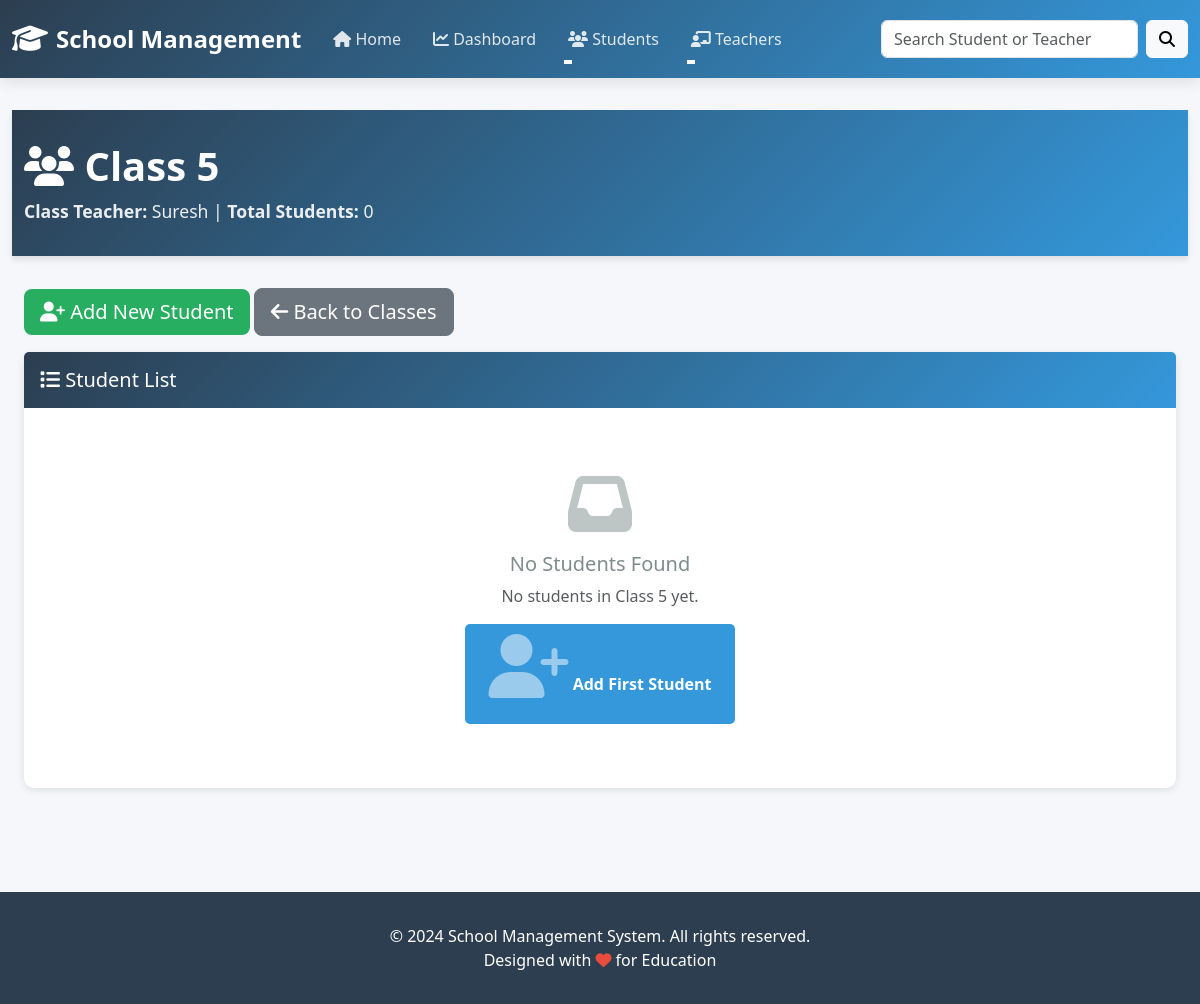
Before: /students/class/5/ with the older database file.
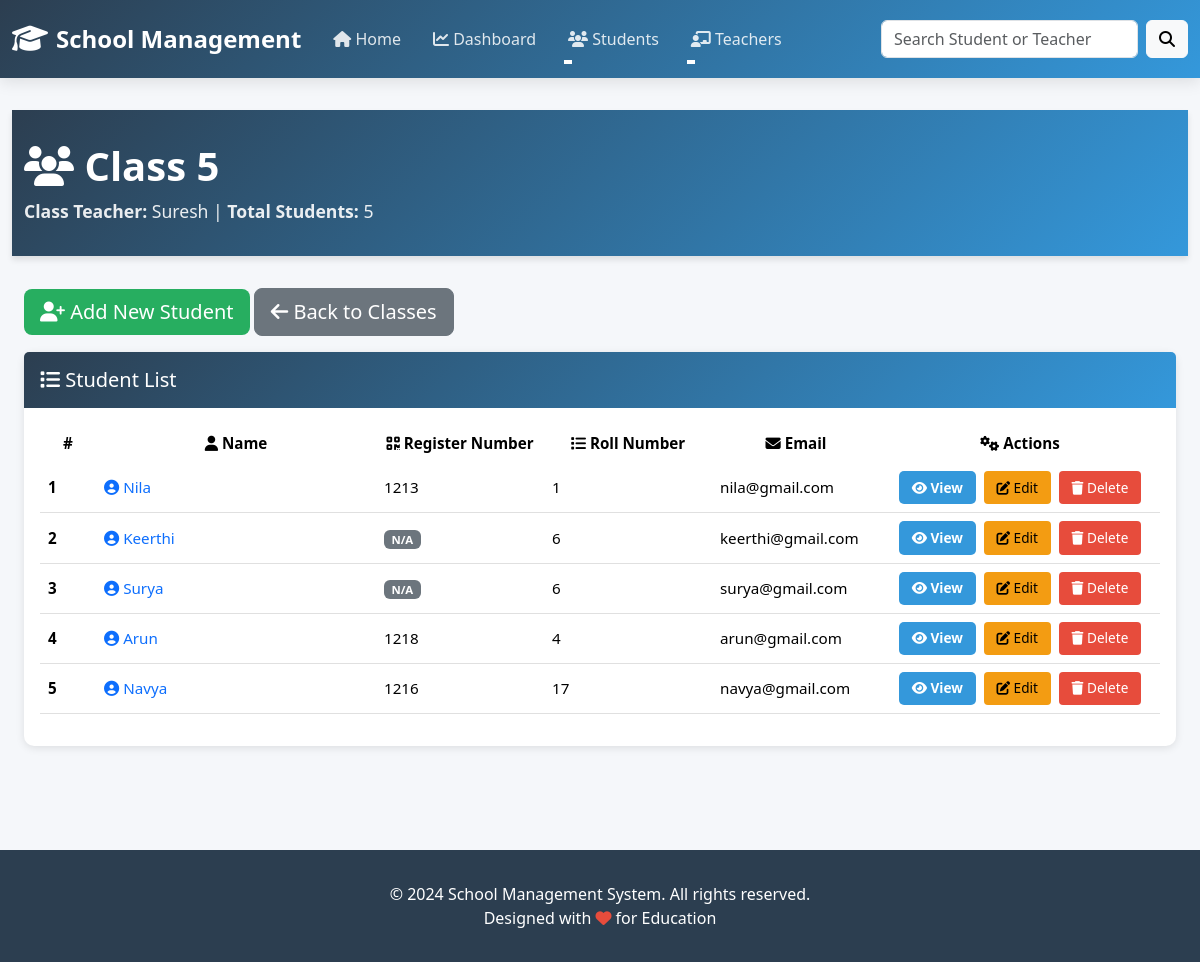
After: the same page with the newer database file.
### students/models.py (models this page shows, shortened)
class Student(models.Model):
    name = models.CharField(max_length=100)
    email = models.EmailField()
    register_number = models.CharField(
    max_length=20,
    null=True,
    blank=True
)
    roll_number = models.IntegerField(
        null=True,
        blank=True
    )
    age = models.IntegerField(
        null=True,
        blank=True
    )
    phone = models.CharField(
        max_length=20,
        null=True,
        blank=True
    )
    address = models.TextField(
        null=True,
        blank=True
    )
    student_class = models.CharField(
        max_length=50
    )
    profile_image = models.ImageField(
        upload_to='students/',
        null=True,
        blank=True
    )

### students/views.py (the view)
# urls.py: path('class/<str:class_no>/', views.student_list, name='student_list'),
def student_list(request, class_no):
    logger.info(f"GET /students/class/{class_no}/ - Student list request for class {class_no}")
    students = Student.objects.filter(student_class=str(class_no))
    student_count = students.count()
    logger.info(f"Retrieved {student_count} students for class {class_no}")
    class_teachers = {
        1: "Anitha",
        2: "Ramesh",
        3: "Priya",
        4: "Deepa",
        5: "Suresh",
        6: "Mini",
        7: "Arun",
        8: "Divya",
        9: "Rajesh",
        10: "Asha"
    }
    class_teacher = class_teachers.get(int(class_no), "Not Assigned")
    logger.info(f"Class {class_no} teacher: {class_teacher}")
    context = get_context_data()
    context.update({
        'students': students,
        'class_name': f'Class {class_no}',
        'class_teacher': class_teacher,
        'student_count': student_count,
    })
    logger.info(f"Student list context prepared with {student_count} students")
    return render(request, 'student_list.html', context)

### students/views.py (called while the page is built)
def get_context_data():
    from teachers.models import Teachers
    total_students = Student.objects.count()
    total_teachers = Teachers.objects.count()
    logger.info(f"get_context_data() - Total Students: {total_students}, Total Teachers: {total_teachers}")
    return {
        'total_students': total_students,
        'total_teachers': total_teachers,
    }

### students/templates/student_list.html (shortened to what the changed rows need)
{% extends "base.html" %}
{% block content %}
<div class="page-header">
    <div class="container-fluid">
        <h1><i class="fas fa-users"></i> {{ class_name }}</h1>
        <p><strong>Class Teacher:</strong> {{ class_teacher }} | <strong>Total Students:</strong> {{ student_count }}</p>
    </div>
</div>
<div class="container-fluid">
    <div class="row">
        <div class="col-md-12">
            <div class="card">
                <div class="card-body">
                    {% if students %}
                        <div class="table-responsive">
                            <table class="table table-hover">
                                <thead>
                                    <tr>
                                        <th style="width: 5%;">#</th>
                                        <th style="width: 25%;"><i class="fas fa-user"></i> Name</th>
                                        <th style="width: 15%;"><i class="fas fa-qrcode"></i> Register Number</th>
                                        <th style="width: 15%;"><i class="fas fa-list"></i> Roll Number</th>
                                        <th style="width: 15%;"><i class="fas fa-envelope"></i> Email</th>
                                        <th style="width: 25%; text-align: center;"><i class="fas fa-cogs"></i> Actions</th>
                                    </tr>
                                </thead>
                                <tbody>
                                    {% for student in students %}
                                        <tr>
                                            <td><strong>{{ forloop.counter }}</strong></td>
                                            <td>
                                                <a href="{% url 'student_detail' student.id %}" class="text-decoration-none">
                                                    <i class="fas fa-user-circle"></i> {{ student.name }}
                                                </a>
                                            </td>
                                            <td>
                                                {% if student.register_number %}
                                                    {{ student.register_number }}
                                                {% else %}
                                                    <span class="badge bg-secondary">N/A</span>
                                                {% endif %}
                                            </td>
                                            <td>
                                                {% if student.roll_number %}
                                                    {{ student.roll_number }}
                                                {% else %}
                                                    <span class="badge bg-secondary">N/A</span>
                                                {% endif %}
                                            </td>
                                            <td>{{ student.email }}</td>
                                            <td>
                                                <div class="table-actions">
                                                    <a href="{% url 'student_detail' student.id %}" class="btn btn-primary btn-sm">
                                                        <i class="fas fa-eye"></i> View
                                                    </a>
                                                    <a href="{% url 'edit_student' student.id %}" class="btn btn-warning btn-sm">
                                                        <i class="fas fa-edit"></i> Edit
                                                    </a>
                                                    <a href="{% url 'delete_student' student.id %}" class="btn btn-danger btn-sm" onclick="return confirm('Are you sure?');">
                                                        <i class="fas fa-trash"></i> Delete
                                                    </a>
                                                </div>
                                            </td>
                                        </tr>
                                    {% endfor %}
                                </tbody>
                            </table>
                        </div>
                    {% else %}
                        <div class="empty-state">
                            <i class="fas fa-inbox"></i>
                            <h5>No Students Found</h5>
                            <p class="text-muted">No students in {{ class_name }} yet.</p>
                            <a href="{% url 'add_student' %}" class="btn btn-primary">
                                <i class="fas fa-user-plus"></i> Add First Student
                            </a>
                        </div>
                    {% endif %}
                </div>
            </div>
        </div>
    </div>
</div>
{% endblock %}

Changed rows visible on the page:
now on this page (row edited): Student: name "Nila", register_number "1213", roll_number "1", email "nila@gmail.com"
now on this page (row edited): Student: name "Keerthi", shows "N/A", roll_number "6", email "keerthi@gmail.com"
now on this page (row edited): Student: name "Surya", shows "N/A", roll_number "6", email "surya@gmail.com"
now on this page (row edited): Student: name "Arun", register_number "1218", roll_number "4", email "arun@gmail.com"
added Student: name "Navya", register_number "1216", roll_number "17", email "navya@gmail.com"
Other visible differences:
{{ student_count }}: "0" → "5"
{{ class_name }}: "Class 5" → (not shown)
text no longer shown: "No Students Found No students in yet. Add First Student"
text now shown: "# Name Register Number Roll Number Email Actions"
